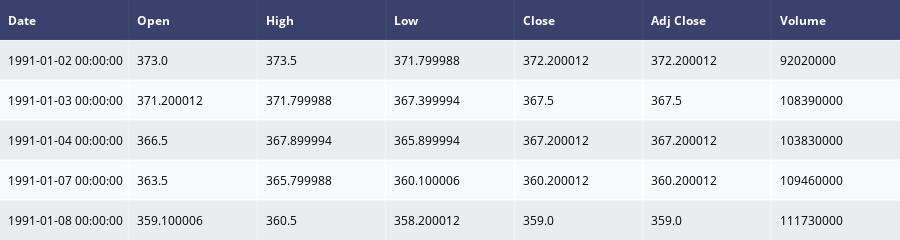

Here is the notebook cell this chart was saved with:
### Markdown cell above
# 2. Understanding the dataset

### Code cell
data_path = '../DataSet/'
raw_data = pd.read_csv(data_path + 'nasdaq/raw_data/finance.txt')
raw_data["Date"] = pd.to_datetime(raw_data["Date"])
print("Top 5 rows of the dataset:")
table = create_table(raw_data.head(5))
py.iplot(table)

### Figure 1 — Plotly figure (JSON) as saved in the notebook; plotly's stock layout.template omitted (floating-point values rounded to 4 significant figures)
{"data": [{"colorscale": [[0, "#00083e"], [0.5, "#ededee"], [1, "#ffffff"]], "hoverinfo": "none", "opacity": 0.75, "showscale": false, "type": "heatmap", "z": [[0, 0, 0, 0, 0, 0, 0], [0.5, 0.5, 0.5, 0.5, 0.5, 0.5, 0.5], [1, 1, 1, 1, 1, 1, 1], [0.5, 0.5, 0.5, 0.5, 0.5, 0.5, 0.5], [1, 1, 1, 1, 1, 1, 1], [0.5, 0.5, 0.5, 0.5, 0.5, 0.5, 0.5]]}], "layout": {"annotations": [{"align": "left", "font": {"color": "#ffffff"}, "showarrow": false, "text": "<b>Date</b>", "x": -0.45, "xanchor": "left", "xref": "x", "y": 0, "yref": "y"}, {"align": "left", "font": {"color": "#ffffff"}, "showarrow": false, "text": "<b>Open</b>", "x": 0.55, "xanchor": "left", "xref": "x", "y": 0, "yref": "y"}, {"align": "left", "font": {"color": "#ffffff"}, "showarrow": false, "text": "<b>High</b>", "x": 1.55, "xanchor": "left", "xref": "x", "y": 0, "yref": "y"}, {"align": "left", "font": {"color": "#ffffff"}, "showarrow": false, "text": "<b>Low</b>", "x": 2.55, "xanchor": "left", "xref": "x", "y": 0, "yref": "y"}, {"align": "left", "font": {"color": "#ffffff"}, "showarrow": false, "text": "<b>Close</b>", "x": 3.55, "xanchor": "left", "xref": "x", "y": 0, "yref": "y"}, {"align": "left", "font": {"color": "#ffffff"}, "showarrow": false, "text": "<b>Adj Close</b>", "x": 4.55, "xanchor": "left", "xref": "x", "y": 0, "yref": "y"}, {"align": "left", "font": {"color": "#ffffff"}, "showarrow": false, "text": "<b>Volume</b>", "x": 5.55, "xanchor": "left", "xref": "x", "y": 0, "yref": "y"}, {"align": "left", "font": {"color": "#000000"}, "showarrow": false, "text": "1991-01-02 00:00:00", "x": -0.45, "xanchor": "left", "xref": "x", "y": 1, "yref": "y"}, {"align": "left", "font": {"color": "#000000"}, "showarrow": false, "text": "373.0", "x": 0.55, "xanchor": "left", "xref": "x", "y": 1, "yref": "y"}, {"align": "left", "font": {"color": "#000000"}, "showarrow": false, "text": "373.5", "x": 1.55, "xanchor": "left", "xref": "x", "y": 1, "yref": "y"}, {"align": "left", "font": {"color": "#000000"}, "showarrow": false, "text": "371.799988", "x": 2.55, "xanchor": "left", "xref": "x", "y": 1, "yref": "y"}, {"align": "left", "font": {"color": "#000000"}, "showarrow": false, "text": "372.200012", "x": 3.55, "xanchor": "left", "xref": "x", "y": 1, "yref": "y"}, {"align": "left", "font": {"color": "#000000"}, "showarrow": false, "text": "372.200012", "x": 4.55, "xanchor": "left", "xref": "x", "y": 1, "yref": "y"}, {"align": "left", "font": {"color": "#000000"}, "showarrow": false, "text": "92020000", "x": 5.55, "xanchor": "left", "xref": "x", "y": 1, "yref": "y"}, {"align": "left", "font": {"color": "#000000"}, "showarrow": false, "text": "1991-01-03 00:00:00", "x": -0.45, "xanchor": "left", "xref": "x", "y": 2, "yref": "y"}, {"align": "left", "font": {"color": "#000000"}, "showarrow": false, "text": "371.200012", "x": 0.55, "xanchor": "left", "xref": "x", "y": 2, "yref": "y"}, {"align": "left", "font": {"color": "#000000"}, "showarrow": false, "text": "371.799988", "x": 1.55, "xanchor": "left", "xref": "x", "y": 2, "yref": "y"}, {"align": "left", "font": {"color": "#000000"}, "showarrow": false, "text": "367.399994", "x": 2.55, "xanchor": "left", "xref": "x", "y": 2, "yref": "y"}, {"align": "left", "font": {"color": "#000000"}, "showarrow": false, "text": "367.5", "x": 3.55, "xanchor": "left", "xref": "x", "y": 2, "yref": "y"}, {"align": "left", "font": {"color": "#000000"}, "showarrow": false, "text": "367.5", "x": 4.55, "xanchor": "left", "xref": "x", "y": 2, "yref": "y"}, {"align": "left", "font": {"color": "#000000"}, "showarrow": false, "text": "108390000", "x": 5.55, "xanchor": "left", "xref": "x", "y": 2, "yref": "y"}, {"align": "left", "font": {"color": "#000000"}, "showarrow": false, "text": "1991-01-04 00:00:00", "x": -0.45, "xanchor": "left", "xref": "x", "y": 3, "yref": "y"}, {"align": "left", "font": {"color": "#000000"}, "showarrow": false, "text": "366.5", "x": 0.55, "xanchor": "left", "xref": "x", "y": 3, "yref": "y"}, {"align": "left", "font": {"color": "#000000"}, "showarrow": false, "text": "367.899994", "x": 1.55, "xanchor": "left", "xref": "x", "y": 3, "yref": "y"}, {"align": "left", "font": {"color": "#000000"}, "showarrow": false, "text": "365.899994", "x": 2.55, "xanchor": "left", "xref": "x", "y": 3, "yref": "y"}, {"align": "left", "font": {"color": "#000000"}, "showarrow": false, "text": "367.200012", "x": 3.55, "xanchor": "left", "xref": "x", "y": 3, "yref": "y"}, {"align": "left", "font": {"color": "#000000"}, "showarrow": false, "text": "367.200012", "x": 4.55, "xanchor": "left", "xref": "x", "y": 3, "yref": "y"}, {"align": "left", "font": {"color": "#000000"}, "showarrow": false, "text": "103830000", "x": 5.55, "xanchor": "left", "xref": "x", "y": 3, "yref": "y"}, {"align": "left", "font": {"color": "#000000"}, "showarrow": false, "text": "1991-01-07 00:00:00", "x": -0.45, "xanchor": "left", "xref": "x", "y": 4, "yref": "y"}, {"align": "left", "font": {"color": "#000000"}, "showarrow": false, "text": "363.5", "x": 0.55, "xanchor": "left", "xref": "x", "y": 4, "yref": "y"}, {"align": "left", "font": {"color": "#000000"}, "showarrow": false, "text": "365.799988", "x": 1.55, "xanchor": "left", "xref": "x", "y": 4, "yref": "y"}, {"align": "left", "font": {"color": "#000000"}, "showarrow": false, "text": "360.100006", "x": 2.55, "xanchor": "left", "xref": "x", "y": 4, "yref": "y"}, {"align": "left", "font": {"color": "#000000"}, "showarrow": false, "text": "360.200012", "x": 3.55, "xanchor": "left", "xref": "x", "y": 4, "yref": "y"}, {"align": "left", "font": {"color": "#000000"}, "showarrow": false, "text": "360.200012", "x": 4.55, "xanchor": "left", "xref": "x", "y": 4, "yref": "y"}, {"align": "left", "font": {"color": "#000000"}, "showarrow": false, "text": "109460000", "x": 5.55, "xanchor": "left", "xref": "x", "y": 4, "yref": "y"}, {"align": "left", "font": {"color": "#000000"}, "showarrow": false, "text": "1991-01-08 00:00:00", "x": -0.45, "xanchor": "left", "xref": "x", "y": 5, "yref": "y"}, {"align": "left", "font": {"color": "#000000"}, "showarrow": false, "text": "359.100006", "x": 0.55, "xanchor": "left", "xref": "x", "y": 5, "yref": "y"}, {"align": "left", "font": {"color": "#000000"}, "showarrow": false, "text": "360.5", "x": 1.55, "xanchor": "left", "xref": "x", "y": 5, "yref": "y"}, {"align": "left", "font": {"color": "#000000"}, "showarrow": false, "text": "358.200012", "x": 2.55, "xanchor": "left", "xref": "x", "y": 5, "yref": "y"}, {"align": "left", "font": {"color": "#000000"}, "showarrow": false, "text": "359.0", "x": 3.55, "xanchor": "left", "xref": "x", "y": 5, "yref": "y"}, {"align": "left", "font": {"color": "#000000"}, "showarrow": false, "text": "359.0", "x": 4.55, "xanchor": "left", "xref": "x", "y": 5, "yref": "y"}, {"align": "left", "font": {"color": "#000000"}, "showarrow": false, "text": "111730000", "x": 5.55, "xanchor": "left", "xref": "x", "y": 5, "yref": "y"}], "height": 230, "margin": {"b": 0, "l": 0, "r": 0, "t": 0}, "xaxis": {"dtick": 1, "gridwidth": 2, "showticklabels": false, "tick0": -0.5, "ticks": "", "zeroline": false}, "yaxis": {"autorange": "reversed", "dtick": 1, "gridwidth": 2, "showticklabels": false, "tick0": 0.5, "ticks": "", "zeroline": false}}}
